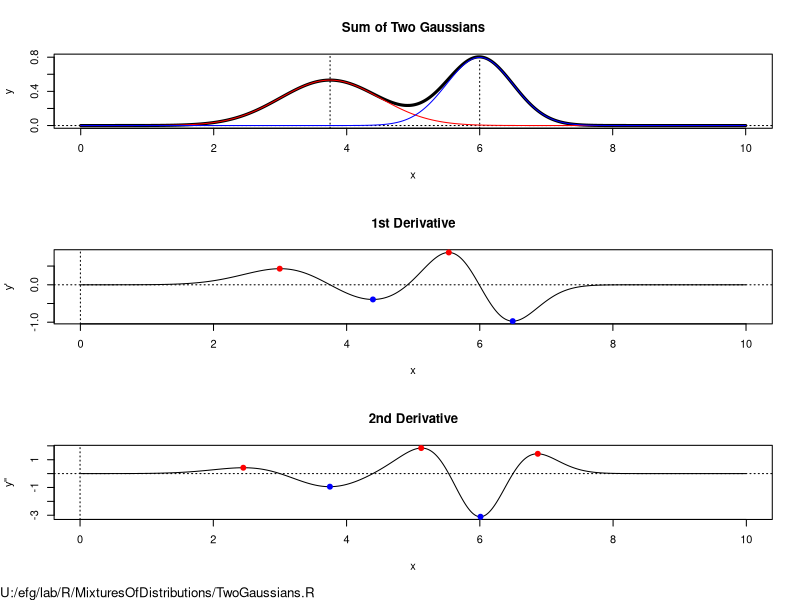

The R script that drew this image: (Note: this script raises an error after producing the figure.)
# efg, 28 Aug 2006
# Study mixture of two Gaussians.

pdf("TwoGaussians.pdf", width=8.0, height=10.0)

# Here P is the same as dnorm (probability density function for normal
# distribution), but other functions could be tried here.
P <- function(x, mean, sd)
{
  variance <- sd^2
  exp(-(x-mean)^2/(2*variance)) / sqrt(2*pi*variance)
}
# integrate(P, -1, 1, mean=0, sd=1) is same as integrate(dnorm, -1, 1, mean=0, sd=1)
# integrate(P,-5,5, mean=0, sd=1)   # should be close to 1.0

# Find "peaks" in array.
# R equivalent of Splus peaks() function
# http://finzi.psych.upenn.edu/R/Rhelp02a/archive/33097.html
# (see efg's posting to R-Help on 8 Feb 2007 about problem with ties.)
#
#peaks(c(1,4,4,1,6,1,5,1,1),3)
#[1] FALSE FALSE  TRUE FALSE  TRUE FALSE  TRUE

peaks <- function(series,span=3)
{
  z <- embed(series, span)
  s <- span%/%2
  v <- max.col(z, "first") == 1 + s   # take first if a tie
  result <- c(rep(FALSE,s),v)
  result <- result[1:(length(result)-s)]
  result
}


# First derivative.  Adjust x values to be center of interval.
# Spacing of x-points need not be uniform
Deriv1 <- function(x,y)
{
  y.prime <- diff(y) / diff(x)
  x.prime <- x[-length(x)] + diff(x)/2
  list(x = x.prime,
       y = y.prime)
}

# "Centered" 2nd-derivative. Spacing of x-points assumed to be uniform.
Deriv2 <- function(x,y)
{
  h <- x[2] - x[1]
  Range <- 2:(length(x)-1)  # Drop first and last points
  list(x = x[Range],
       y = (y[Range+1] - 2*y[Range] + y[Range-1]) / h^2)
}


Delta <- 0.01
x <- seq(0.0,10.0, by=Delta)
y1 <- P(x, 3.75, 0.75)
y2 <- P(x, 6.00, 0.50)
y <- y1 + y2

# Approximate area under curve
#0.01*sum(y1)
#0.01*sum(y2)
#0.01*sum(y)

#integrate(P,0,10, mean=3.75, sd=0.75)
#integrate(P,0,10, mean=6.00, sd=0.50)


par(mfrow=c(3,1), oma=c(1,0,0,0))

##### Gaussians
plot(x,y, type="l", lwd=3,
     main="Sum of Two Gaussians",
     xlab="x", ylab="y")
abline(h=0, v=c(3.75,6.00), lty="dotted")
lines(x,y1, col="red")
lines(x,y2, col="blue")

##### 1st Derivative
# According to Abramowitz & Stegun, inflection points are at +/- sigma.
derivative1 <- Deriv1(x,y)

plot(derivative1$x,derivative1$y, type="l",
     main="1st Derivative", xlab="x", ylab="y'")
abline(h=0, v=0, lty="dotted")

peaks.Deriv1   <- peaks( derivative1$y, span=3)
valleys.Deriv1 <- peaks(-derivative1$y, span=3)

points( derivative1$x[peaks.Deriv1], derivative1$y[peaks.Deriv1],
        pch=19, col="red")
points( derivative1$x[valleys.Deriv1], derivative1$y[valleys.Deriv1],
        pch=19, col="blue")

# Approximate location of peak and valley
derivative1$x[peaks.Deriv1]
derivative1$x[valleys.Deriv1]

s.approx <- (derivative1$x[valleys.Deriv1] - derivative1$x[peaks.Deriv1])/2
s.approx

#### 2nd Derivative
derivative2 <- Deriv2(x,y)

plot(derivative2$x,derivative2$y, type="l",
     main="2nd Derivative", xlab="x", ylab="y''")
abline(h=0, v=0, lty="dotted")

peaks.Deriv2   <- peaks( derivative2$y, span=3)
valleys.Deriv2 <- peaks(-derivative2$y, span=3)

points( derivative2$x[peaks.Deriv2], derivative2$y[peaks.Deriv2],
        pch=19, col="red")
points( derivative2$x[valleys.Deriv2], derivative2$y[valleys.Deriv2],
        pch=19, col="blue")

# Approximate location of mean of normal distribution:
derivative2$x[valleys.Deriv2]
derivative2$y[valleys.Deriv2]

mu.approx <-  derivative2$x[valleys.Deriv2]
mu.approx

# Peaks
derivative2$x[peaks.Deriv2]
derivative2$y[peaks.Deriv2]

# Only keep the first four the correpsond to four s.approx values
mu.approx <- mu.approx[1:4]

mtext("U:/efg/lab/R/MixturesOfDistributions/TwoGaussians.R",
      BOTTOM<-1, cex=0.8, adj=0.0, outer=TRUE)

# Fit distribution
# STUPID package:  cannot solve "exact case" without error.
# MUST have noise in data.


fit1 <- nls(y~(a/b)*exp(-(x-c)^2/(2*b^2))+(d/e)*exp(-(x-f)^2/(2*e^2)),
            start=list(a=(1/sqrt(2*pi)) / s.approx[1], b=s.approx[1], c=mu.approx[1],
                       d=(1/sqrt(2*pi)) / s.approx[2], e=s.approx[2], f=mu.approx[2]),
            trace=TRUE)


# add small random noise
set.seed(17)
y <- y + rnorm(length(y), 1E-5, 1E-4)
fit2 <- nls(y~(a/b)*exp(-(x-c)^2/(2*b^2))+(d/e)*exp(-(x-f)^2/(2*e^2)),
            start=list(a=(1/sqrt(2*pi)) / s.approx[1], b=s.approx[1], c=mu.approx[1],
                       d=(1/sqrt(2*pi)) / s.approx[2], e=s.approx[2], f=mu.approx[2]),
            control=nls.control(tol=1E-5, minFactor=1/1024),
            trace=TRUE)
fit2

1/sqrt(2*pi)

dev.off()